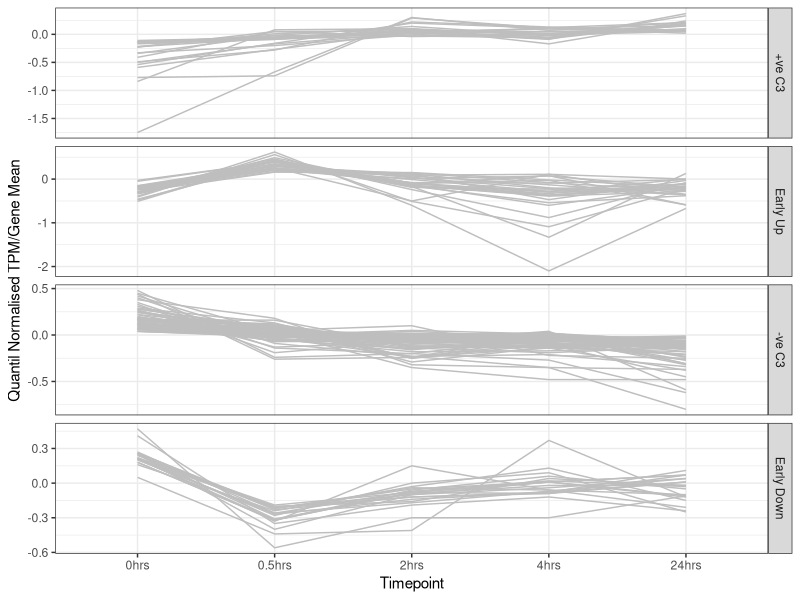

Recreate this plot in R.
library(ggplot2)
library(gplots)
library(tidyverse)

data <- read_tsv("Fig2D_data.txt")

data <- gather(data, key ="Timepoint", value = "value", -c(`Gg ID`, Class, `Ath Name`, `TAIR ID`))

data <- group_by(data, Class)

data$Timepoint <- factor(data$Timepoint, level = c("0hrs", "0.5hrs", "2hrs", "4hrs", "24hrs"))
data$Class <- factor(data$Class, level = c("+ve C3", "Early Up", "-ve C3", "Early Down"))

ggplot(data, aes(x = Timepoint, y = value, group = `Gg ID`))+
  geom_line(colour = "grey")+
  facet_grid(Class ~ ., scales = "free")+
  ylab("Quantil Normalised TPM/Gene Mean")+
  theme_bw()
